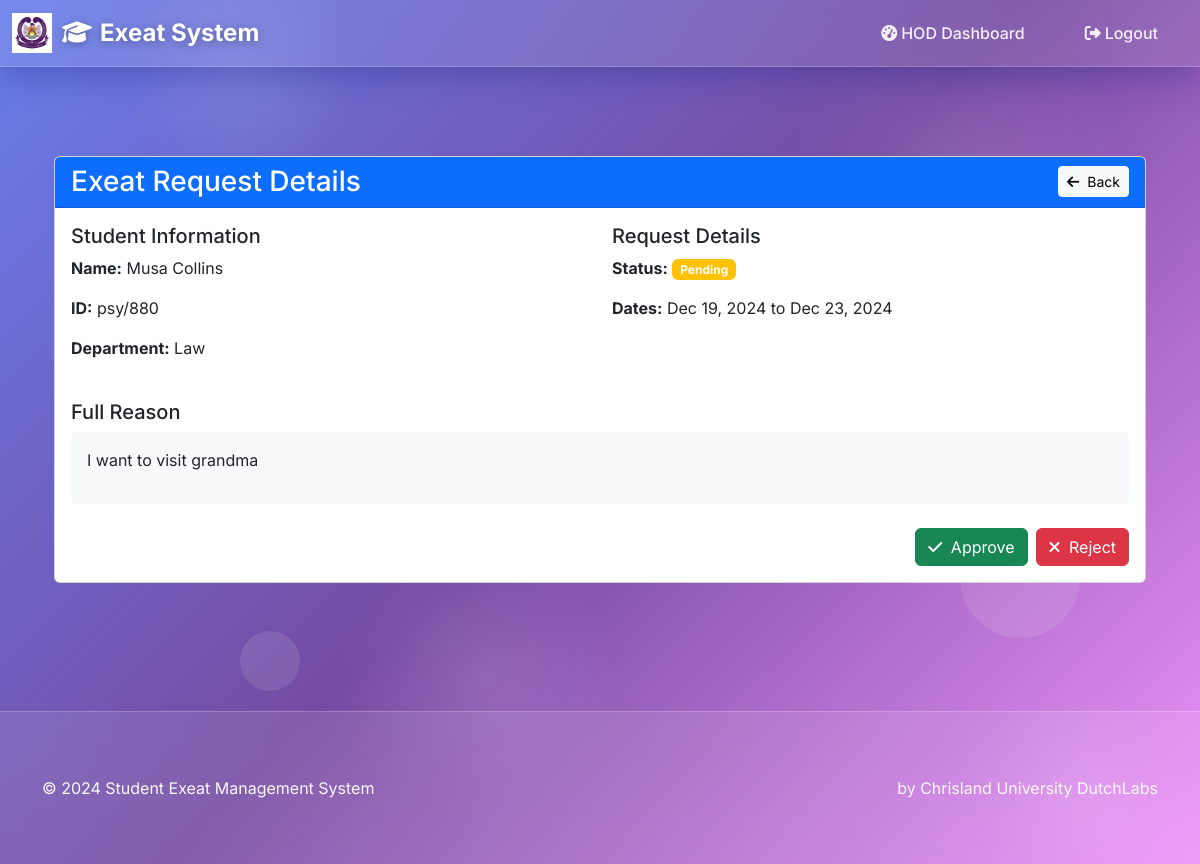
Screenshot of /request/1/ (signed in) with the database file from the repository.
### core/models.py (models this page shows, shortened)
class ExeatRequest(models.Model):
    student=models.ForeignKey(Student,  on_delete=models.CASCADE)
    reason  = models.TextField()
    start_date  = models.DateField(auto_now=False, auto_now_add=False)
    end_date  = models.DateField( auto_now=False, auto_now_add=False)
    evidence = models.ImageField( upload_to='evidence/', help_text='Supporting proof')
    status = models.CharField(max_length=20, choices=[('Pending', 'Pending'), ('Approved', 'Approved'), ('Rejected', 'Rejected')], default='Pending')
    session = models.ForeignKey(Session, on_delete=models.CASCADE)
    approved_by_student_affairs = models.BooleanField(default=False)
    approved_by_hod = models.BooleanField(default=False)
    approved_by_warden = models.BooleanField(default=False)
    emergency = models.BooleanField(default=False)
    rejection_reason = models.TextField(null=True, blank=True)
    return_date = models.DateTimeField(null=True, blank=True)
    created_at  = models.DateTimeField( auto_now_add=True)
    class Meta:
        verbose_name = ("ExeatRequest")
        verbose_name_plural = ("ExeatRequests")
        ordering = ['-created_at',]

class Student(models.Model):
    user = models.OneToOneField(settings.AUTH_USER_MODEL, on_delete=models.CASCADE)
    name  = models.CharField(max_length=50)
    gender = models.CharField(choices=GENDER,max_length=10)
    guardian_email = models.EmailField(max_length=254)
    guardian_phone = models.CharField( max_length=50)
    dept  = models.CharField(choices=DEPARTMENT, max_length=50)
    class Meta:
        verbose_name = 'Student'
        verbose_name_plural = 'Students'

class CustomUser(AbstractBaseUser, PermissionsMixin):
    student_id = models.CharField(max_length=50, unique=True)
    is_active = models.BooleanField(default=True)
    is_staff = models.BooleanField(default=False)
    is_superuser = models.BooleanField(default=False)
    objects = CustomUserManager()
    USERNAME_FIELD = 'student_id'
    REQUIRED_FIELDS = ['email']

### core/views.py (the view)
# urls.py: path('request/<int:request_id>/', views.request_detail, name='request_detail'),
@login_required
def request_detail(request, request_id):
    exeat_request = get_object_or_404(ExeatRequest, id=request_id)
    user_role = UserRole.objects.get(user=request.user)
    if user_role.role == 'Student':
        if exeat_request.student.user != request.user:
            raise PermissionDenied("You don't have permission to view this request")
    elif user_role.role == 'HeadOfDepartment':
        if exeat_request.student.dept != user_role.department:
            raise PermissionDenied("This request is not from your department")
    return render(request, 'request_detail.html', {'request': exeat_request,'user_role': user_role})

### templates/request_detail.html (shortened to what this page needs)
{% extends 'ground.html' %}
{% block content %}
<div class="container mt-4">
    <div class="card">
        <div class="card-header bg-primary text-white">
            <div class="d-flex justify-content-between align-items-center">
                <h3 class="mb-0">Exeat Request Details</h3>
                <a href="{% if user_role.role == 'HeadOfDepartment' %}{% url 'hod_dashboard' %}
                        {% elif user_role.role == 'HallWarden' and user_role.gender == 'Female' %}{% url 'female_hall_warden_dashboard' %}
                        {% elif user_role.role == 'HallWarden' and user_role.gender == 'Male' %}{% url 'male_hall_warden_dashboard' %}
                        {% elif user_role.role == 'StudentAffairs' %}{% url 'student_affairs_dashboard' %}
                        {% else %}{% url 'student_dashboard' %}{% endif %}"
                   class="btn btn-light btn-sm">
                    <i class="fas fa-arrow-left me-1"></i> Back
                </a>
            </div>
        </div>
        <div class="card-body">
            <div class="row mb-4">
                <div class="col-md-6">
                    <h5>Student Information</h5>
                    <p><strong>Name:</strong> {{ request.student.name }}</p>
                    <p><strong>ID:</strong> {{ request.student.user.student_id }}</p>
                    <p><strong>Department:</strong> {{ request.student.dept }}</p>
                </div>
                <div class="col-md-6">
                    <h5>Request Details</h5>
                    <p><strong>Status:</strong>
                        <span class="badge bg-{% if request.status == 'Approved' %}success{% elif request.status == 'Rejected' %}danger{% else %}warning{% endif %}">
                            {{ request.status }}
                        </span>
                    </p>
                    <p><strong>Dates:</strong> {{ request.start_date|date:"M d, Y" }} to {{ request.end_date|date:"M d, Y" }}</p>
                </div>
            </div>
            <div class="mb-4">
                <h5>Full Reason</h5>
                <div class="p-3 bg-light rounded">
                    {{ request.reason|linebreaks }}
                </div>
            </div>
            {% if user_role.role == 'HeadOfDepartment' and request.student.dept == user_role.department and request.status == 'Pending' %}
            <div class="d-flex justify-content-end gap-2">
                <a href="{% url 'approve_hod_exeat_request' request.id %}" class="btn btn-success">
                    <i class="fas fa-check me-1"></i> Approve
                </a>
                <a href="{% url 'reject_exeat_request' request.id %}" class="btn btn-danger">
                    <i class="fas fa-times me-1"></i> Reject
                </a>
            </div>
            {% endif %}
        </div>
    </div>
</div>
{% endblock %}

### templates/ground.html (style rules this page uses)
:root { --primary-gradient: linear-gradient(135deg, #667eea 0%, #764ba2 100%); --secondary-gradient: linear-gradient(135deg, #f093fb 0%, #f5576c 100%); --success-gradient: linear-gradient(135deg, #4facfe 0%, #00f2fe 100%); --warning-gradient: linear-gradient(135deg, #43e97b 0%, #38f9d7 100%); --danger-gradient: linear-gradient(135deg, #fa709a 0%, #fee140 100%); --dark-gradient: linear-gradient(135deg, #434343 0%, #000000 100%); --glass-bg: rgba(255, 255, 255, 0.1); --glass-border: rgba(255, 255, 255, 0.2); --shadow-light: 0 8px 32px rgba(31, 38, 135, 0.37); --shadow-heavy: 0 20px 60px rgba(0, 0, 0, 0.3); }
* { margin: 0; padding: 0; box-sizing: border-box; }
body { font-family: 'Inter', sans-serif; background: linear-gradient(135deg, #667eea 0%, #764ba2 50%, #f093fb 100%); background-attachment: fixed; min-height: 100vh; color: #333; overflow-x: hidden; }
body::before { content: ''; position: fixed; top: 0; left: 0; width: 100%; height: 100%; pointer-events: none; z-index: -1; }
.container { padding-top: 2rem; padding-bottom: 2rem; }

### rows the page displays
ExeatRequest: student.name "Musa Collins", student.user.student_id "psy/880", student.dept "Law", status "Pending", start_date "Dec 19, 2024", end_date "Dec 23, 2024", reason "I want to visit grandma"
